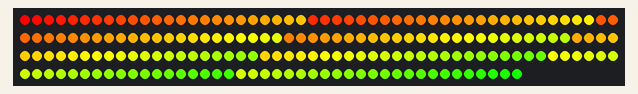
A sketch run on a simulated Teensy 4. Shown: 192 RGB LEDs in strip order, left to right, continuing on the next row.

Above: at 0.08 s.
At 0.93 s:
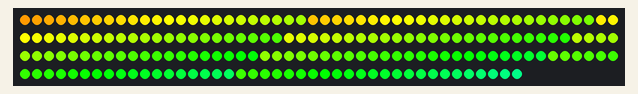
At 1.93 s:
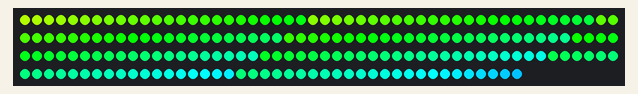
At 3.92 s:
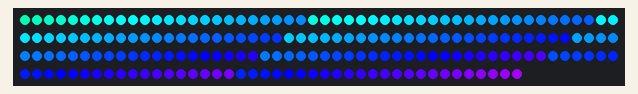
At 5.92 s:
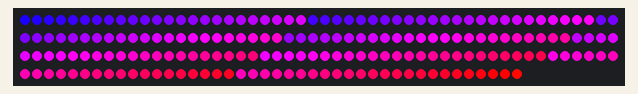
At 7.91 s:
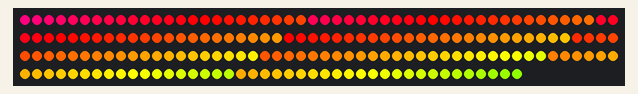

Measured:
- by itself, everything shown: repeats every 8.5 s, in 60 steps

The sketch:

RainbowButtons.ino
```cpp
#include <OctoWS2811.h>

const int ledsPerStrip = 24;

DMAMEM int displayMemory[ledsPerStrip*6];
int drawingMemory[ledsPerStrip*6];
int rainbowColors[180];

const int config = WS2811_RGB | WS2811_800kHz;

OctoWS2811 leds(ledsPerStrip, displayMemory, drawingMemory, config);

unsigned int h2rgb(unsigned int v1, unsigned int v2, unsigned int hue)
{
  if (hue < 60) return v1 * 60 + (v2 - v1) * hue;
  if (hue < 180) return v2 * 60;
  if (hue < 240) return v1 * 60 + (v2 - v1) * (240 - hue);
  return v1 * 60;
}

int makeColor(unsigned int hue, unsigned int saturation, unsigned int lightness)
{
  unsigned int red, green, blue;
  unsigned int var1, var2;

  if (hue > 359) hue = hue % 360;
  if (saturation > 100) saturation = 100;
  if (lightness > 100) lightness = 100;

  // algorithm from: http://www.easyrgb.com/index.php?X=MATH&H=19#text19
  if (saturation == 0) {
    red = green = blue = lightness * 255 / 100;
  } else {
    if (lightness < 50) {
      var2 = lightness * (100 + saturation);
    } else {
      var2 = ((lightness + saturation) * 100) - (saturation * lightness);
    }
    var1 = lightness * 200 - var2;
    red = h2rgb(var1, var2, (hue < 240) ? hue + 120 : hue - 240) * 255 / 600000;
    green = h2rgb(var1, var2, hue) * 255 / 600000;
    blue = h2rgb(var1, var2, (hue >= 120) ? hue - 120 : hue + 240) * 255 / 600000;
  }
  return (red << 16) | (green << 8) | blue;
}

void setup() {
    for (int i=0; i<180; i++) {
     int hue = i * 2;
     int saturation = 100;
     int lightness = 50;
     // pre-compute the 180 rainbow colors
     rainbowColors[i] = makeColor(hue, saturation, lightness);
  }
  leds.begin();
}

void rainbow(int phaseShift, int cycleTime)
{
  int color, x, y, wait;

  wait = cycleTime * 1000 / ledsPerStrip;
  for (color=0; color < 180; color++) {
    for (x=0; x < ledsPerStrip; x++) {
      for (y=0; y < 8; y++) {
        int index = (color + x + y*phaseShift/2) % 180;
        leds.setPixel(x + y*ledsPerStrip, rainbowColors[index]);
      }
    }
    leds.show();
    delayMicroseconds(wait);
  }
}

void loop() {
  rainbow(10, 1000);
}
```
